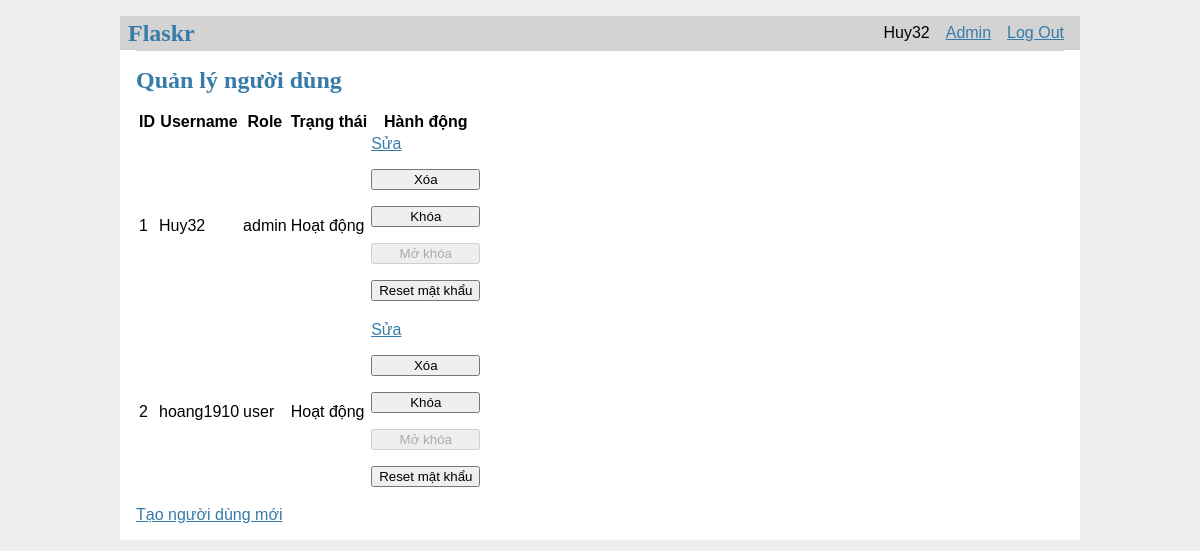
The page /auth/admin/users (signed in) on the database as committed earlier.
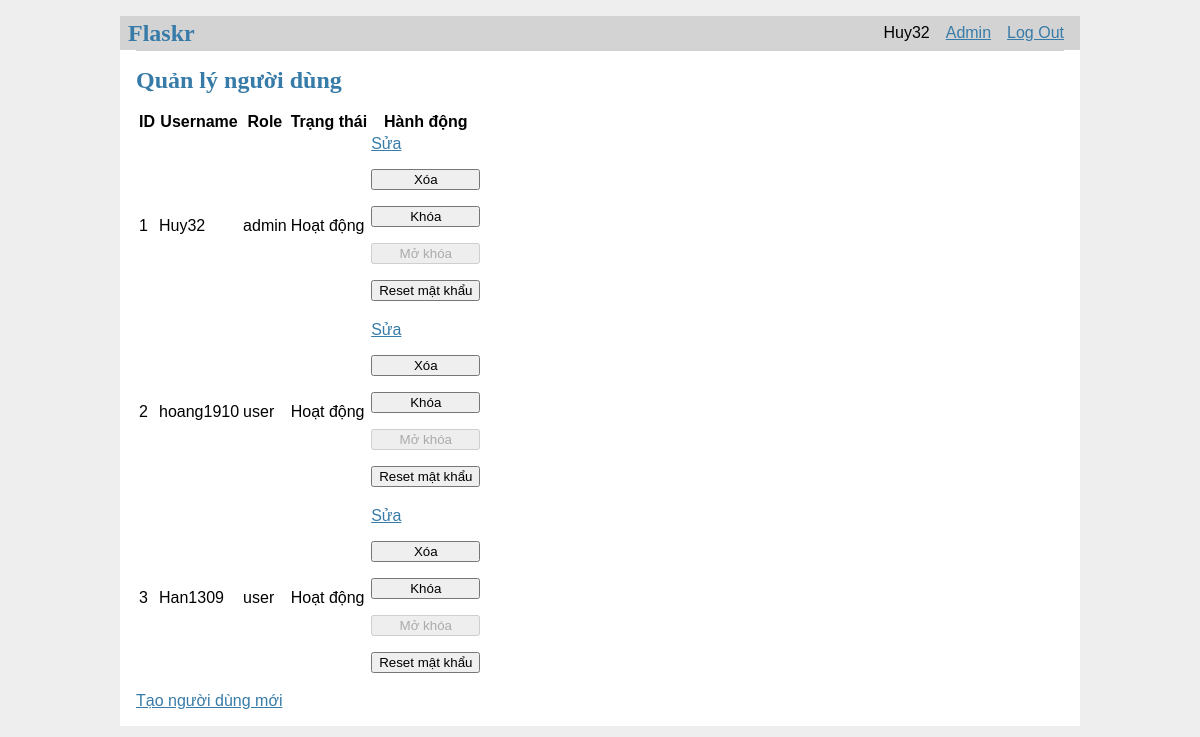
The same page on the database as committed later.
### tables this page shows
CREATE TABLE user (
    id INTEGER PRIMARY KEY AUTOINCREMENT,
    username TEXT UNIQUE NOT NULL,
    password TEXT NOT NULL,
    role TEXT NOT NULL DEFAULT 'user',
    is_blocked INTEGER NOT NULL DEFAULT 0 
);

### flaskr/auth.py (the view)
@bp.route('/admin/users', methods=('GET',))
@login_required
def admin_users():
    if g.user['role'] != 'admin':
        abort(403)  # Chỉ admin mới có quyền truy cập
    db = get_db()
    users = db.execute('SELECT id, username, role FROM user').fetchall()
    return render_template('admin/users.html', users=users)

### flaskr/auth.py (called while the page is built)
@bp.before_app_request
def load_logged_in_user():
    user_id = session.get('user_id')
    if user_id is None:
        g.user = None
    else:
        user = get_db().execute(
            'SELECT * FROM user WHERE id = ?', (user_id,)
        ).fetchone()
        if user:
            user_dict = dict(user)
            is_blocked = user_dict.get('is_blocked')
            if is_blocked is not None and bool(is_blocked):
                g.user = None
                session.clear()
                flash('Tài khoản đã bị khóa. Mời đăng nhập lại.')
                return redirect(url_for('auth.login')) # Thêm chuyển hướng
            else:
                g.user = user
        else:
            g.user = None

def login_required(view):
    @functools.wraps(view)
    def wrapped_view(**kwargs):
        if g.user is None:
            return redirect(url_for('auth.login'))
        return view(**kwargs)
    return wrapped_view

### flaskr/db.py (called while the page is built)
def get_db():
    if 'db' not in g:
        g.db = sqlite3.connect(
            current_app.config['DATABASE'],
            detect_types=sqlite3.PARSE_DECLTYPES
        )
        g.db.row_factory = sqlite3.Row
    return g.db

### flaskr/templates/admin/users.html
{% extends 'base.html' %}
{% block content %}
<h1>Quản lý người dùng</h1>
<table>
    <thead>
        <tr>
            <th>ID</th>
            <th>Username</th>
            <th>Role</th>
            <th>Trạng thái</th>
            <th>Hành động</th>
        </tr>
    </thead>
    <tbody>
        {% for user in users %}
        <tr>
            <td>{{ user.id }}</td>  <td>{{ user.username }}</td> <td>{{ user.role }}</td> <td>{% if user.is_blocked %}Đã khóa{% else %}Hoạt động{% endif %}</td> <td>
                <a href="{{ url_for('admin.update_user', id=user.id) }}">Sửa</a> <form method="POST" action="{{ url_for('admin.delete_user', id=user.id) }}">  <button type="submit">Xóa</button>
                </form>
                <form method="POST" action="{{ url_for('admin.block_user', id=user.id) }}">  <button type="submit" {% if user.is_blocked %}disabled{% endif %}>Khóa</button>
                </form>
                <form method="POST" action="{{ url_for('admin.unblock_user', id=user.id) }}">  <button type="submit" {% if not user.is_blocked %}disabled{% endif %}>Mở khóa</button>
                </form>
                <form method="POST" action="{{ url_for('admin.reset_password', id=user.id) }}">  <button type="submit">Reset mật khẩu</button>
                </form>
            </td>
        </tr>
        {% endfor %}
    </tbody>
</table>
<a href="{{ url_for('admin.create_user') }}">Tạo người dùng mới</a>
{% endblock %}

### flaskr/templates/base.html (shortened to what this page needs)
<!doctype html>
<link rel="stylesheet" href="{{ url_for('static', filename='style.css') }}">
<nav>
    <h1>Flaskr</h1>
    <ul>
        {% if g.user %}
            <li><span>{{ g.user['username'] }}</span>
            {% if g.user['role'] == 'admin' %}
                <li><a href="{{ url_for('admin.users') }}">Admin</a>
            {% endif %}
            <li><a href="{{ url_for('auth.logout') }}">Log Out</a>
        {% else %}
            <li><a href="{{ url_for('auth.register') }}">Register</a>
            <li><a href="{{ url_for('auth.login') }}">Log In</a>
        {% endif %}
    </ul>
</nav>
<section class="content">
    <header>
    </header>
    {% block content %}{% endblock %}
</section>

Rows that differ between the two databases and show on the page:
added user: id "3", username "Han1309", role "user"
